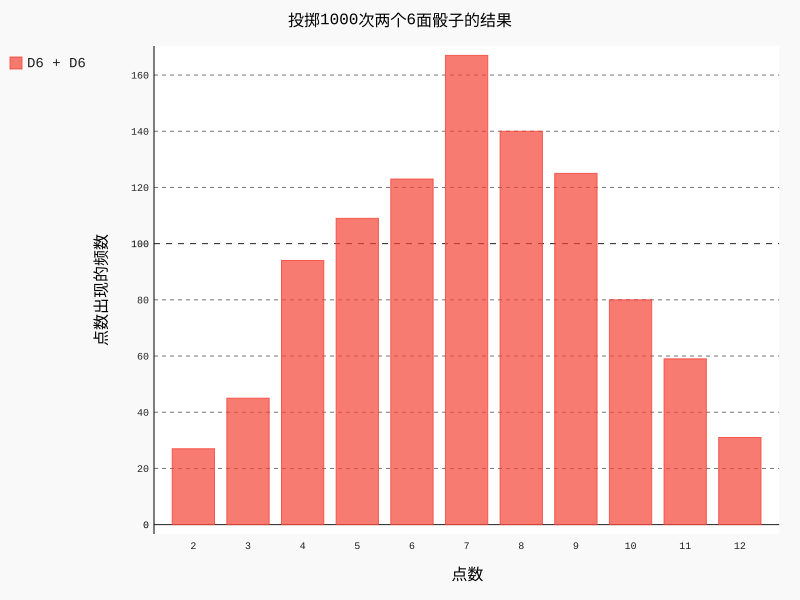

Recreate this plot in Python.
# -*- coding: utf-8 -*-
"""
Created on Fri Jun 22 10:27:54 2018

@author: lenovo
"""

# 骰子根据面数命名，6面为D6
from die import Die
import pygal

# 创建两个D6骰子
die_1 = Die()
die_2 = Die()

# 掷骰子多次，并将结果存储在一个列表中
results = []
for roll_num in range(1000):
    result = die_1.roll() + die_2.roll()    # 计算每次的总点数
    results.append(result)

# 分析结果
frequencies = []    # 存储每种点数出现的次数
max_result = die_1.num_sides + die_2.num_sides  # 可能出现的最大点数
for value in range(2, max_result + 1):
    frequency = results.count(value)    # 统计该点数在结果中出现了多少次
    frequencies.append(frequency)

# 对结果进行可视化：绘制直方图
hist = pygal.Bar()

hist.title = "投掷1000次两个6面骰子的结果"
hist.x_labels = ['2', '3', '4', '5', '6', '7', '8', '9', '10', '11', '12']
hist.x_title = "点数"
hist.y_title = "点数出现的频数"

# 使用add()将一系列值添加到图表中，向它传递要给添加的值指定的标签，和一个包含将出现在
# 图表中的值的列表
hist.add('D6 + D6', frequencies) 
hist.render_to_file('dice_visual.svg')
